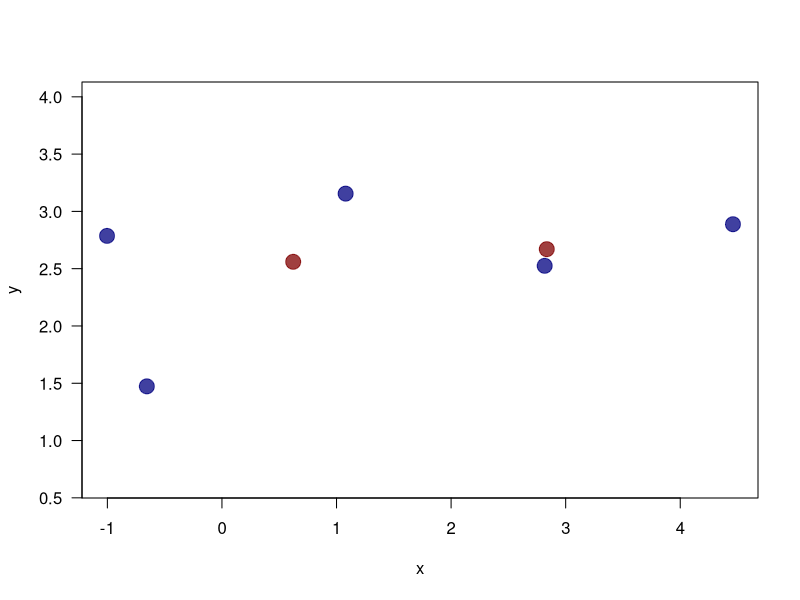
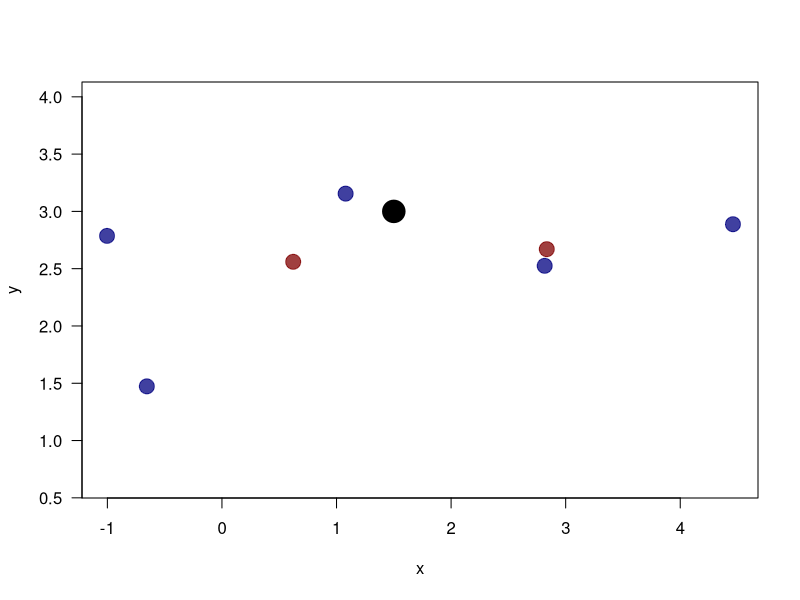
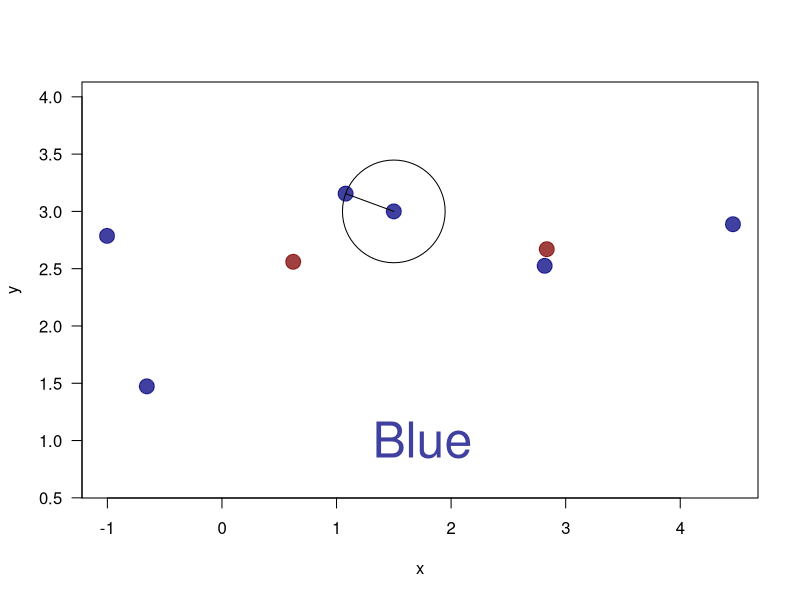
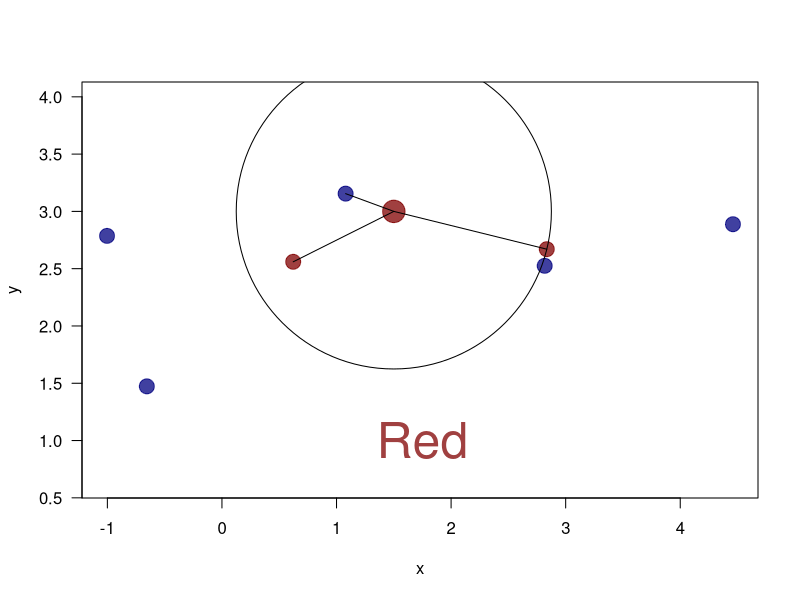
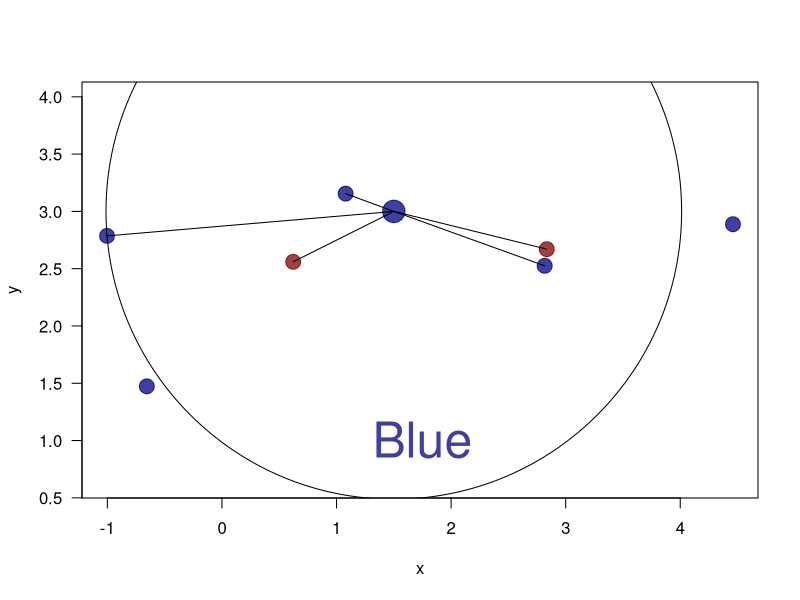
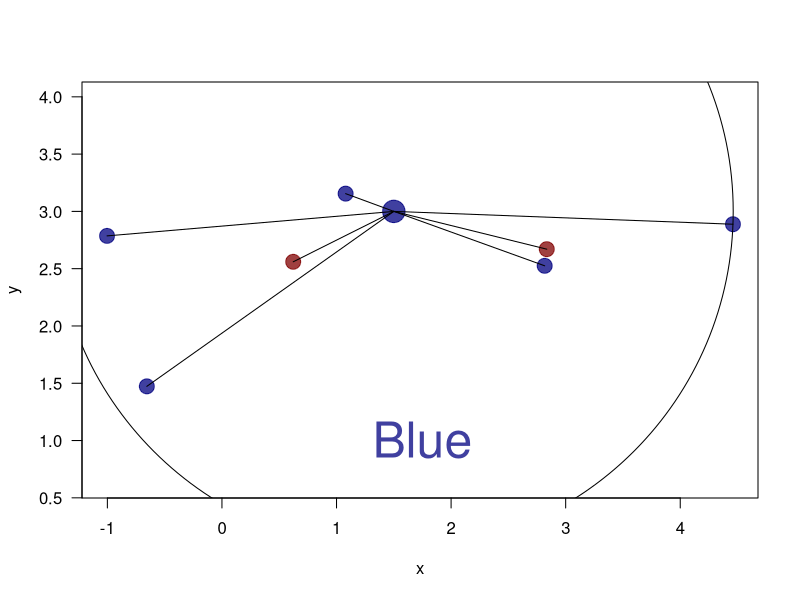

Recreate these plots in R, in order.
## ---- chunk 1
knitr::opts_chunk$set(echo = FALSE, message = FALSE, warning = FALSE,
                      out.height = "90%")
library(tidyverse)
## ---- chunk 2
set.seed(3)
x <- runif(n = 7, min = -2, max = 6)
y <- runif(n = 7, min = 0, max = 5)
train <- cbind(x, y)
train_col <- sample(x = rgb(c(0.5, 0), 0, c(0, 0.5), alpha = 0.75),
                    size = nrow(train),
                    replace = TRUE)
test <- c(1.5, 3)
distance <- function(a, b) {
  sqrt(sum((a - b)^2))
}
test_dists <- apply(train, 1, distance, b = test)
plot(train, pch = 19, col = train_col, cex = 2, asp = 1, las = 1)
## ---- chunk 3
plot(train, pch = 19, col = train_col, cex = 2, asp = 1, las = 1)
points(x = test[1], y = test[2], pch = 19, col = "black", cex = 3)
## ---- chunk 4
plot(train, pch = 19, col = train_col, cex = 2, asp = 1, las = 1)
points(x = test[1], y = test[2], pch = 19,
       col = max(train_col[which.min(test_dists)]), cex = 2)
symbols(x = test[1], y = test[2], circles = min(test_dists),
        inches = FALSE, add = TRUE)
segments(x0 = test[1], y0 = test[2],
         x1 = train[which.min(test_dists), 1],
         y1 = train[which.min(test_dists), 2])
text(x = 1.75, y = 1, labels = "Blue", col = max(train_col[which.min(test_dists)]),
     cex = 3)
## ---- chunk 5
plot(train, pch = 19, col = train_col, cex = 2, asp = 1, las = 1)
points(x = test[1], y = test[2], pch = 19,
       col = names(which.max(table(train_col[order(test_dists)[1:3]]))),
       cex = 3)
symbols(x = test[1], y = test[2], circles = sort(test_dists)[3],
        inches = FALSE, add = TRUE)
segments(x0 = test[1], y0 = test[2],
         x1 = train[order(test_dists)[1:3], 1],
         y1 = train[order(test_dists)[1:3], 2])
text(x = 1.75, y = 1, labels = "Red",
     col = names(which.max(table(train_col[order(test_dists)[1:3]]))), cex = 3)
## ---- chunk 6
plot(train, pch = 19, col = train_col, cex = 2, asp = 1, las = 1)
points(x = test[1], y = test[2], pch = 19,
       col = names(which.max(table(train_col[order(test_dists)[1:5]]))),
       cex = 3)
symbols(x = test[1], y = test[2], circles = sort(test_dists)[5],
        inches = FALSE, add = TRUE)
segments(x0 = test[1], y0 = test[2],
         x1 = train[order(test_dists)[1:5], 1],
         y1 = train[order(test_dists)[1:5], 2])
text(x = 1.75, y = 1, labels = "Blue",
     col = names(which.max(table(train_col[order(test_dists)[1:5]]))), cex = 3)
## ---- chunk 7
plot(train, pch = 19, col = train_col, cex = 2, asp = 1, las = 1)
points(x = test[1], y = test[2], pch = 19,
       col = names(which.max(table(train_col[order(test_dists)[1:7]]))),
       cex = 3)
symbols(x = test[1], y = test[2], circles = sort(test_dists)[7],
        inches = FALSE, add = TRUE)
segments(x0 = test[1], y0 = test[2],
         x1 = train[order(test_dists)[1:7], 1],
         y1 = train[order(test_dists)[1:7], 2])
text(x = 1.75, y = 1, labels = "Blue",
     col = names(which.max(table(train_col[order(test_dists)[1:7]]))), cex = 3)
